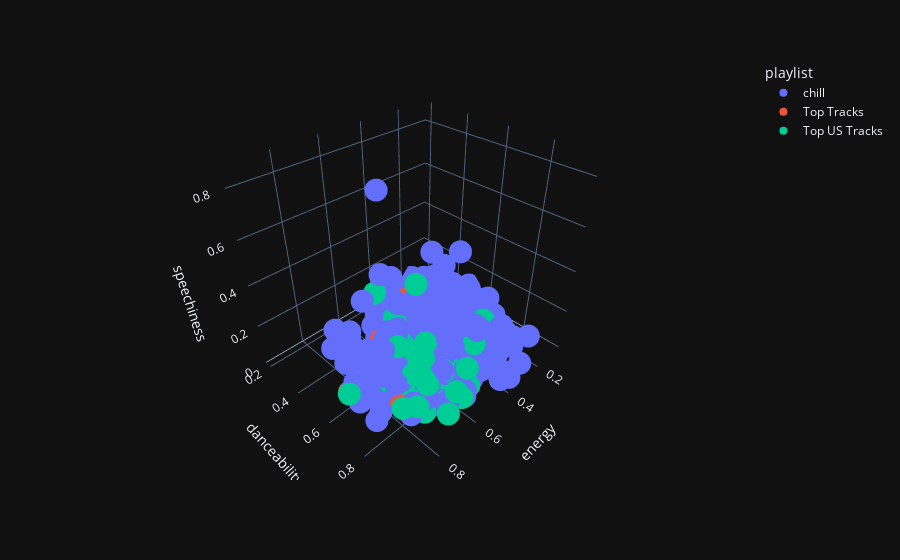

This figure's notebook cell:
### Markdown cell above
### 2. 3D Scatter Plots

plotly has a ton of interesting visualization tools, but just because they are interesting, doesn't mean that they are actually meaningful. Would you argue that the 3D scatter plot below is a helpful visual?

### Code cell
px.scatter_3d(personal_df, x='energy', y="danceability", z="speechiness", color = 'playlist', template='plotly_dark' )

### Figure 1 — Plotly figure (JSON) as saved in the notebook; plotly's stock layout.template omitted (floating-point values rounded to 4 significant figures; data arrays with more than 128 entries replaced by an {"elided": "..."} marker saying what was removed)
{"data": [{"hovertemplate": "playlist=chill<br>energy=%{x}<br>danceability=%{y}<br>speechiness=%{z}<extra></extra>", "legendgroup": "chill", "marker": {"color": "#636efa", "symbol": "circle"}, "mode": "markers", "name": "chill", "scene": "scene", "showlegend": true, "type": "scatter3d", "x": {"elided": "442 float values"}, "y": {"elided": "442 float values"}, "z": {"elided": "442 float values"}}, {"hovertemplate": "playlist=Top Tracks<br>energy=%{x}<br>danceability=%{y}<br>speechiness=%{z}<extra></extra>", "legendgroup": "Top Tracks", "marker": {"color": "#EF553B", "symbol": "circle"}, "mode": "markers", "name": "Top Tracks", "scene": "scene", "showlegend": true, "type": "scatter3d", "x": [0.661, 0.327, 0.589, 0.314, 0.636, 0.582, 0.554, 0.637, 0.364, 0.86, 0.415, 0.328, 0.405, 0.623, 0.322, 0.359, 0.302, 0.764, 0.742, 0.642], "y": [0.577, 0.673, 0.801, 0.297, 0.77, 0.443, 0.774, 0.604, 0.558, 0.569, 0.734, 0.477, 0.733, 0.653, 0.708, 0.761, 0.742, 0.752, 0.572, 0.74], "z": [0.134, 0.0827, 0.0485, 0.0315, 0.131, 0.0482, 0.0383, 0.0361, 0.0501, 0.043, 0.0305, 0.0658, 0.0454, 0.0938, 0.0371, 0.0703, 0.0398, 0.038, 0.0347, 0.0291]}, {"hovertemplate": "playlist=Top US Tracks<br>energy=%{x}<br>danceability=%{y}<br>speechiness=%{z}<extra></extra>", "legendgroup": "Top US Tracks", "marker": {"color": "#00cc96", "symbol": "circle"}, "mode": "markers", "name": "Top US Tracks", "scene": "scene", "showlegend": true, "type": "scatter3d", "x": [0.537, 0.743, 0.69, 0.622, 0.554, 0.454, 0.73, 0.586, 0.724, 0.604, 0.673, 0.728, 0.427, 0.73, 0.431, 0.762, 0.793, 0.744, 0.609, 0.525, 0.546, 0.601, 0.43, 0.741, 0.499, 0.771, 0.631, 0.692, 0.72, 0.618, 0.545, 0.655, 0.808, 0.522, 0.566, 0.405, 0.559, 0.441, 0.955, 0.745, 0.719, 0.593, 0.729, 0.624, 0.631, 0.473, 0.787, 0.225, 0.692, 0.7], "y": [0.716, 0.822, 0.746, 0.707, 0.774, 0.834, 0.514, 0.896, 0.77, 0.923, 0.787, 0.841, 0.598, 0.834, 0.726, 0.695, 0.794, 0.867, 0.676, 0.878, 0.806, 0.621, 0.784, 0.843, 0.831, 0.676, 0.863, 0.629, 0.775, 0.893, 0.809, 0.77, 0.883, 0.755, 0.511, 0.501, 0.778, 0.655, 0.707, 0.808, 0.667, 0.825, 0.73, 0.836, 0.474, 0.464, 0.769, 0.704, 0.685, 0.929], "z": [0.0514, 0.28, 0.164, 0.031, 0.0383, 0.201, 0.0598, 0.0559, 0.0495, 0.245, 0.158, 0.0484, 0.0317, 0.222, 0.135, 0.0395, 0.0842, 0.228, 0.481, 0.0578, 0.0575, 0.148, 0.0364, 0.334, 0.114, 0.0483, 0.0534, 0.0376, 0.193, 0.112, 0.0735, 0.296, 0.183, 0.0575, 0.2, 0.0319, 0.0776, 0.0629, 0.222, 0.342, 0.0346, 0.0988, 0.0886, 0.184, 0.343, 0.129, 0.367, 0.0994, 0.0457, 0.0906]}], "layout": {"legend": {"title": {"text": "playlist"}, "tracegroupgap": 0}, "margin": {"t": 60}, "scene": {"domain": {"x": [0, 1], "y": [0, 1]}, "xaxis": {"title": {"text": "energy"}}, "yaxis": {"title": {"text": "danceability"}}, "zaxis": {"title": {"text": "speechiness"}}}}}
